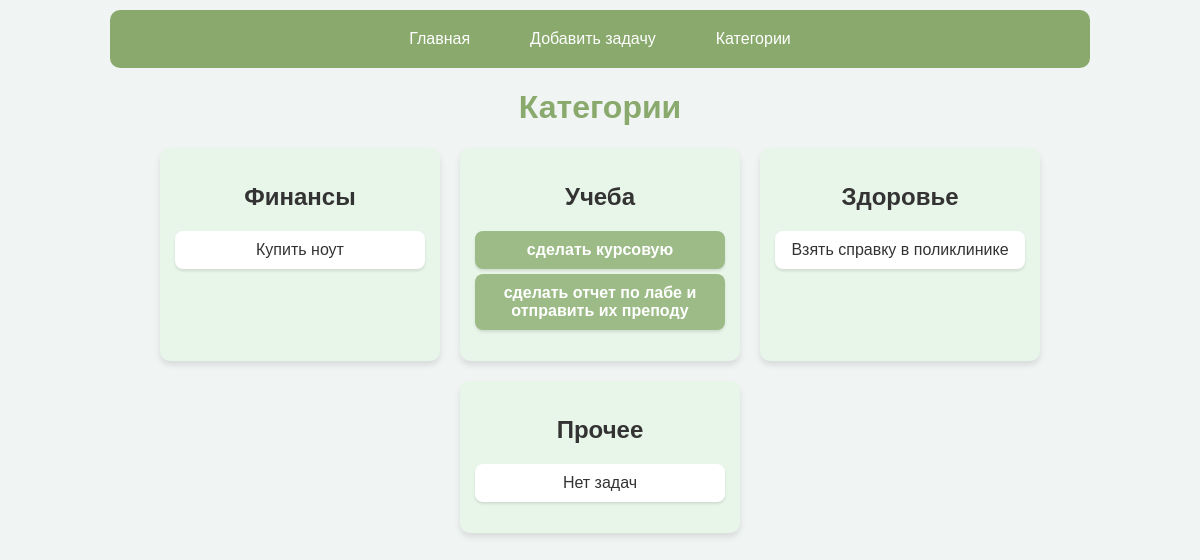
Page /categories/ on the earlier database version.
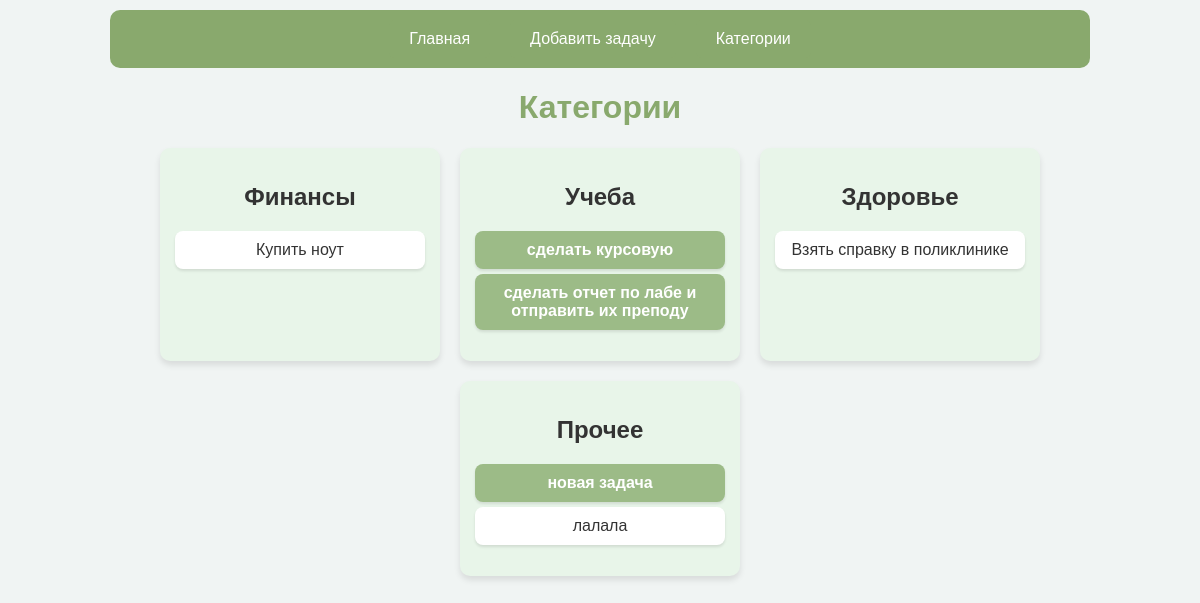
Same page on the later database version.
### tasks/models.py (models this page shows, shortened)
class Category(models.Model):
    name = models.CharField(max_length=100)
    class Meta:
        verbose_name_plural = "Categories"

class Task(models.Model):
    title = models.CharField(max_length=200)
    description = models.TextField(blank=True, max_length=300)
    completed = models.BooleanField(default=False)
    category = models.ForeignKey(Category, on_delete=models.CASCADE, null=True, blank=True)
    priority = models.ForeignKey(Priority, on_delete=models.SET_NULL, null=True, blank=True)

### tasks/views.py (the view)
# urls.py: path('categories/', views.category_list, name='category_list'),
def category_list(request):
    categories = Category.objects.all()
    return render(request, 'tasks/category_list.html', {'categories': categories})

### tasks/templates/tasks/category_list.html
{% extends "base.html" %}
{% block content %}
<h1>Категории</h1>
<div class="category-container">
    {% for category in categories %}
    <div class="category-box">
        <h2>{{ category.name }}</h2>
        <ul class="task-list">
            {% for task in category.task_set.all %}
            <li class="task {% if task.completed %}completed{% endif %}">
                <span class="task-title">{{ task.title }}</span>
            </li>
            {% empty %}
            <li>Нет задач</li>
            {% endfor %}
        </ul>
    </div>
    {% endfor %}
</div>
{% endblock %}

Differences in the rows shown:
shown differently, row unchanged: Category "Прочее": no longer shows "Нет задач"
added Task: title "новая задача", completed True (drawn), shown under Category "Прочее"
added Task: title "лалала", completed False (drawn), shown under Category "Прочее"
